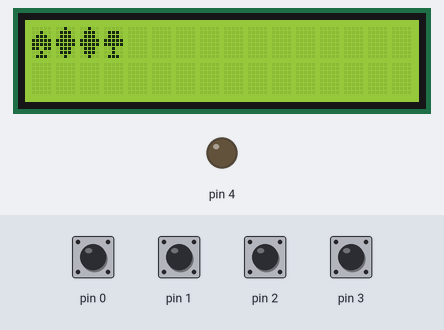
The sketch below on a simulated Arduino Uno, built with avr-gcc and run on an emulated ATmega328P. Parts: 16×2 character LCD, output pins drawn as LEDs (lit = HIGH). Inputs (shaded band) come from the test bench; at power-on: pin 0–3 HIGH. Random numbers use the default seed unless the sketch sets one.

Above: at 0.8 s.
0.9 s: pin 3 pulled LOW for 0.15 s
4.0 s: pin 2 pulled LOW for 0.15 s
7.1 s: pin 3 pulled LOW for 1 s
At 7.5 s:
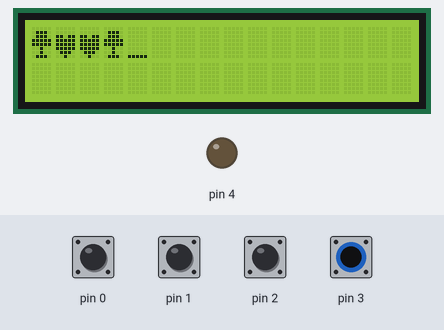
11.1 s: pin 2 pulled LOW for 1 s
15.1 s: pin 3 pulled LOW for 0.15 s
At 16.0 s:
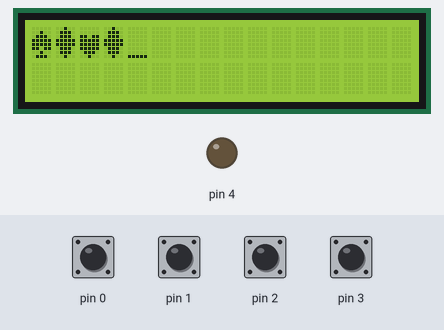
18.2 s: pin 3 pulled LOW for 0.15 s
At 19.6 s:
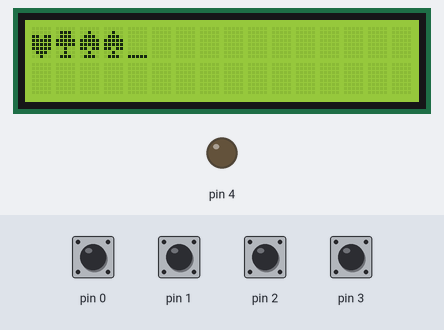
Timing chart, 0 to 21.2 s (numbered marks = the images above; inputs shaded):
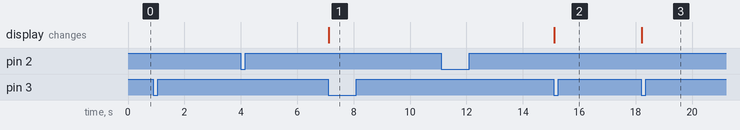

The sketch:

igra_memorije.ino
```cpp
#include <LiquidCrystal.h>
#include <util/delay.h>


LiquidCrystal lcd(A0, A1, A2, A3, A4, A5);

unsigned char redosled [] = {5,5,5,5};

unsigned char odgovor [] = {5,5,5,5};

unsigned char unos = 0;

char ocitaj_taster()
{
  char taster = 0;

  unsigned char row;

  MCUCR &= ~0x10;

  PORTD = 0x0f;

  for(row = 0x80; row != 0x08; row >>= 1)
  {
    DDRD = row;
	_delay_ms(2);

    switch(row | ((~PIND) & 0x0f))
    {
      case 0x88:
      	taster = '1'; break;
      case 0x84:
      	taster = '2'; break;
      case 0x82:
      	taster = '3'; break;
      case 0x81:
      	taster = 'A'; break;

	  case 0x48:
      	taster = '4'; break;
      case 0x44:
      	taster = '5'; break;
      case 0x42:
      	taster = '6'; break;
      case 0x41:
      	taster = 'B'; break;

	  case 0x28:
      	taster = '7'; break;
      case 0x24:
      	taster = '8'; break;
      case 0x22:
      	taster = '9'; break;
      case 0x21:
      	taster = 'C'; break;

	  case 0x18:
      	taster = '*'; break;
      case 0x14:
      	taster = '0'; break;
      case 0x12:
      	taster = '#'; break;
      case 0x11:
      	taster = 'D'; break;
    }
  }

  return taster;
}

void simboli()
{
	byte srce[] = {
  		B00000,
  		B00000,
 		B11011,
  		B11111,
  		B11111,
  		B11111,
  		B01110,
  		B00100
	};
  	lcd.createChar(0, srce);


  	byte kocka[] = {
  		B00100,
  		B01110,
  		B01110,
  		B11111,
  		B11111,
  		B01110,
  		B01110,
 	 	B00100
	};
  	lcd.createChar(1, kocka);


  	byte detelina[] = {
  		B00000,
  		B01110,
  		B01110,
  		B11111,
  		B11111,
  		B00100,
  		B00100,
  		B01110
	};
  	lcd.createChar(2, detelina);


  	byte list[] = {
  		B00000,
  		B00100,
  		B01110,
  		B11111,
  		B11111,
  		B11011,
  		B00100,
  		B01110
	};
  	lcd.createChar(3, list);
}

void memorija()
{
  	simboli();
  	lcd.home();
  	for(unsigned char i=0; i<4; i++)
    {
      redosled[i] = rand()%4;
      lcd.write(byte(redosled[i]));
    }
  	_delay_ms(2000);
  	lcd.clear();
  	lcd.print("____");
  	lcd.setCursor(0,0);
  	lcd.cursor();
  	unos = 1;
}


int main()
{
  	lcd.begin(16, 2);
  	char counter = -1;
	char sv;
  	char nv;
  	char pozicija = 0;

	while(1)
    {
	  char taster = ocitaj_taster();
      nv = taster;
      if(sv != nv)
      {
        sv = nv;
      	if (taster == '*')
      	{
        	memorija();
      	}
      	if(taster == '2' && unos == 1)
      	{
        	counter++;
          	if(counter > 3){counter = 0;}

      		lcd.write(byte(counter));

          	odgovor[pozicija] = counter;

        	lcd.setCursor(pozicija , 0);
      	}
        if(taster == '8' && unos == 1)
      	{
        	counter--;
          	if(counter < 0){counter = 3;}

      		lcd.write(byte(counter));

          	odgovor[pozicija] = counter;

        	lcd.setCursor(pozicija , 0);
      	}
        if(taster == '4' && unos == 1)
      	{
          	if(pozicija > 0) {pozicija--;}

          	lcd.setCursor(pozicija , 0);
      	}
        if(taster == '6' && unos == 1)
      	{
          	if(pozicija < 3) {pozicija++;}
          	lcd.setCursor(pozicija , 0);
      	}
        if(taster == '5' && unos == 1)
        {
          unsigned char unos = 0;

          unsigned char tacno = 1;

          lcd.setCursor(0,1);

          for(unsigned char i = 0 ; i<4 ; i++)
          {
          		lcd.write(byte(redosled[i]));

            	if(redosled[i] != odgovor[i]){tacno = 0;}
          }
          if(tacno == 1){lcd.print("       pogodjeno");}

          if(tacno == 0){lcd.print("     pokusaj opet");}
        }
      }
    }

  	return 0;
}
```
